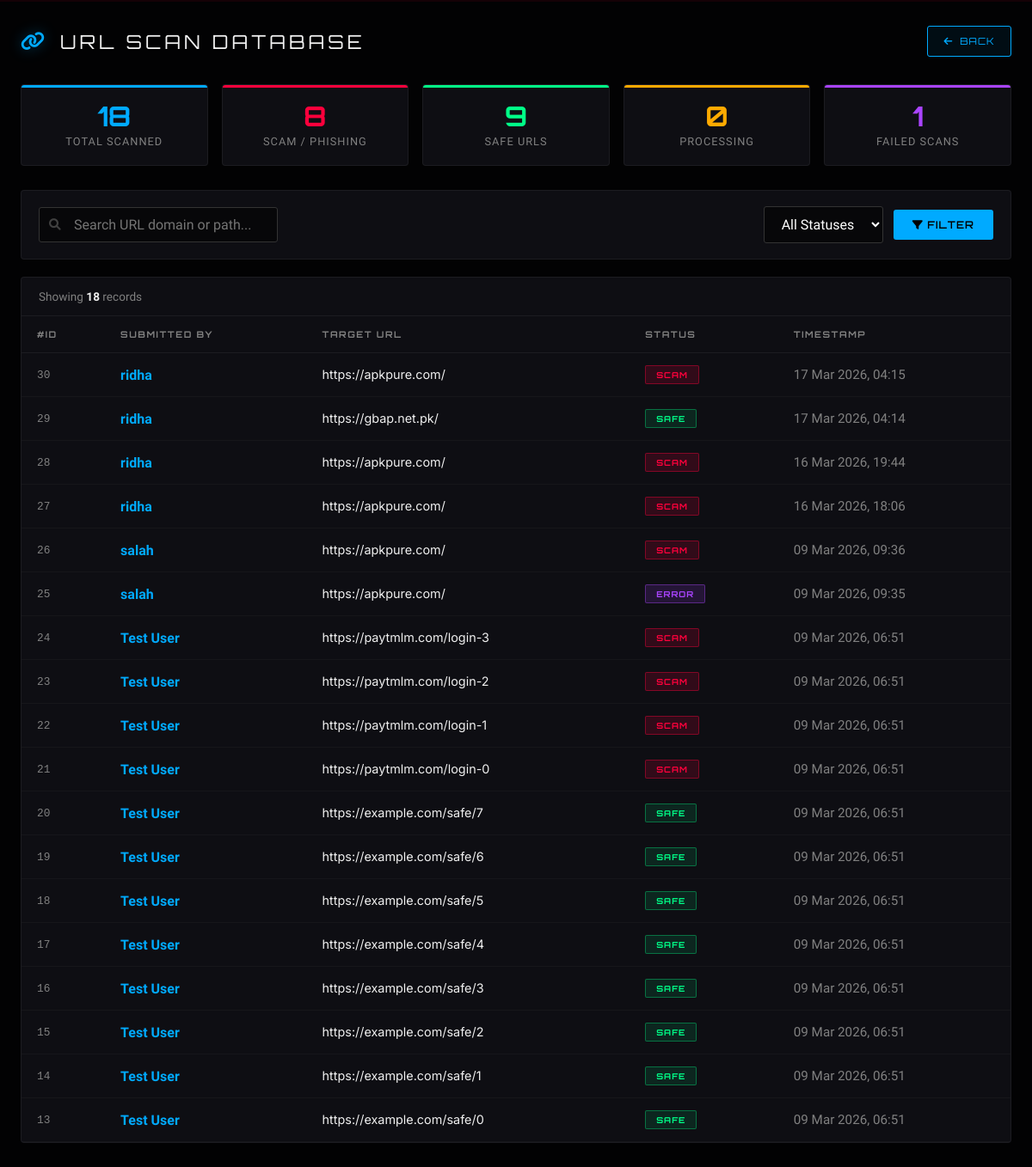
The page /reports/ on the database its author committed.
### virus/models.py (models this page shows, shortened)
class Urls(models.Model):
    user=models.ForeignKey(Register,on_delete=models.SET_NULL,null=True)
    link=models.URLField(null=True,blank=True)
    created_at=models.DateTimeField(auto_now_add=True,null=True)
    status=models.CharField(max_length=20,null=True,blank=True)

class Register(models.Model):
    username=models.CharField(max_length=100,null=True,blank=True)
    age=models.IntegerField(null=True,blank=True)
    email=models.EmailField(max_length=100,unique=True)
    password=models.CharField(max_length=100)
    image=models.FileField(upload_to='images/',null=True,blank=True)

### virus/views.py (the view)
# urls.py: path('reports/',views.reports,name='reports'),
def reports(request):
    qs = models.Urls.objects.all().order_by("-id")
    q = request.GET.get("q", "").strip()
    if q:
        qs = qs.filter(link__icontains=q)
    status_filter = request.GET.get("status", "").strip()
    if status_filter in ("SAFE", "SCAM", "PENDING", "ERROR"):
        qs = qs.filter(status=status_filter)
    all_records = models.Urls.objects.all()
    stats = {
        "total":   all_records.count(),
        "scam":    all_records.filter(status="SCAM").count(),
        "safe":    all_records.filter(status="SAFE").count(),
        "pending": all_records.filter(status="PENDING").count(),
        "error":   all_records.filter(status="ERROR").count(),
    }
    return render(request, 'reports.html', {
        'urls':          qs,
        'stats':         stats,
        'q':             q,
        'status_filter': status_filter,
    })

### virus/templates/reports.html (shortened to what this page needs)
{% load static %}
<!DOCTYPE html>
<html lang="en">
<head>
    <link href="https://cdnjs.cloudflare.com/ajax/libs/font-awesome/6.0.0/css/all.min.css" rel="stylesheet">
</head>
<body>
<div class="page-wrap">
    <div class="page-header">
        <div class="page-title">
            <i class="fas fa-link"></i>
            URL SCAN DATABASE
        </div>
        <a href="/admin_dashboard/" class="back-btn">
            <i class="fas fa-arrow-left"></i> BACK
        </a>
    </div>
    <div class="stats-grid">
        <div class="stat-card total">
            <div class="num">{{ stats.total }}</div>
            <div class="label">Total Scanned</div>
        </div>
        <div class="stat-card fraud">
            <div class="num">{{ stats.scam }}</div>
            <div class="label">Scam / Phishing</div>
        </div>
        <div class="stat-card safe">
            <div class="num">{{ stats.safe }}</div>
            <div class="label">Safe URLs</div>
        </div>
        <div class="stat-card pending">
            <div class="num">{{ stats.pending }}</div>
            <div class="label">Processing</div>
        </div>
        <div class="stat-card error">
            <div class="num">{{ stats.error }}</div>
            <div class="label">Failed Scans</div>
        </div>
    </div>
    <div class="filter-bar">
        <form method="GET" action="">
            <div class="search-wrap">
                <i class="fas fa-search"></i>
                <input
                    type="text"
                    name="q"
                    class="search-input"
                    placeholder="Search URL domain or path..."
                    value="{{ q }}">
            </div>
            <select name="status" class="filter-select">
                <option value="">All Statuses</option>
            </select>
            <button type="submit" class="filter-btn">
                <i class="fas fa-filter"></i> FILTER
            </button>
        </form>
    </div>
    <div class="table-wrap">
        <div class="table-meta">
            {% if urls %}
                <div>Showing <span>{{ urls|length }}</span> record{{ urls|length|pluralize }}</div>
            {% else %}
                <div>No records found</div>
            {% endif %}
        </div>
        {% if urls %}
        <table>
            <thead>
                <tr>
                    <th>#ID</th>
                    <th>SUBMITTED BY</th>
                    <th>TARGET URL</th>
                    <th>STATUS</th>
                    <th>TIMESTAMP</th>
                </tr>
            </thead>
            <tbody>
                {% for item in urls %}
                <tr>
                    <td style="color:var(--text-dim); font-size:0.8rem; font-family:monospace;">{{ item.id }}</td>
                    <td><span class="user-cell">{{ item.user.username }}</span></td>
                    <td>
                        <a href="{{ item.link }}" class="url-cell" target="_blank" rel="noopener noreferrer">
                            {{ item.link|truncatechars:65 }}
                        </a>
                    </td>
                    <td>
                        {% if item.status == "SCAM" %}
                            <span class="badge badge-scam">SCAM</span>
                        {% elif item.status == "SAFE" %}
                            <span class="badge badge-safe">SAFE</span>
                        {% elif item.status == "PENDING" %}
                            <span class="badge badge-pending">PENDING</span>
                        {% elif item.status == "ERROR" %}
                            <span class="badge badge-error">ERROR</span>
                        {% else %}
                            <span class="badge badge-pending">{{ item.status }}</span>
                        {% endif %}
                    </td>
                    <td class="date-cell">{{ item.created_at|date:"d M Y, H:i" }}</td>
                </tr>
                {% endfor %}
            </tbody>
        </table>
        {% else %}
        <div class="empty-state">
            <i class="fas fa-inbox"></i>
            <p>No URL records found{% if q or status_filter %} matching your filters{% endif %}.</p>
        </div>
        {% endif %}
    </div>
</div>
</body>
</html>

### rows shown on the page
Urls: id "30", user.username "ridha", link "https://apkpure.com/", status "SCAM", created_at "17 Mar 2026, 04:15"
Urls: id "29", user.username "ridha", link "https://gbap.net.pk/", status "SAFE", created_at "17 Mar 2026, 04:14"
Urls: id "28", user.username "ridha", link "https://apkpure.com/", status "SCAM", created_at "16 Mar 2026, 19:44"
Urls: id "27", user.username "ridha", link "https://apkpure.com/", status "SCAM", created_at "16 Mar 2026, 18:06"
Urls: id "26", user.username "salah", link "https://apkpure.com/", status "SCAM", created_at "09 Mar 2026, 09:36"
Urls: id "25", user.username "salah", link "https://apkpure.com/", status "ERROR", created_at "09 Mar 2026, 09:35"
Urls: id "24", user.username "Test User", link "https://paytmlm.com/login-3", status "SCAM", created_at "09 Mar 2026, 06:51"
Urls: id "23", user.username "Test User", link "https://paytmlm.com/login-2", status "SCAM", created_at "09 Mar 2026, 06:51"
Urls: id "22", user.username "Test User", link "https://paytmlm.com/login-1", status "SCAM", created_at "09 Mar 2026, 06:51"
Urls: id "21", user.username "Test User", link "https://paytmlm.com/login-0", status "SCAM", created_at "09 Mar 2026, 06:51"
Urls: id "20", user.username "Test User", link "https://example.com/safe/7", status "SAFE", created_at "09 Mar 2026, 06:51"
Urls: id "19", user.username "Test User", link "https://example.com/safe/6", status "SAFE", created_at "09 Mar 2026, 06:51"
Urls: id "18", user.username "Test User", link "https://example.com/safe/5", status "SAFE", created_at "09 Mar 2026, 06:51"
Urls: id "17", user.username "Test User", link "https://example.com/safe/4", status "SAFE", created_at "09 Mar 2026, 06:51"
Urls: id "16", user.username "Test User", link "https://example.com/safe/3", status "SAFE", created_at "09 Mar 2026, 06:51"
Urls: id "15", user.username "Test User", link "https://example.com/safe/2", status "SAFE", created_at "09 Mar 2026, 06:51"
Urls: id "14", user.username "Test User", link "https://example.com/safe/1", status "SAFE", created_at "09 Mar 2026, 06:51"
Urls: id "13", user.username "Test User", link "https://example.com/safe/0", status "SAFE", created_at "09 Mar 2026, 06:51"

### other values the page prints
{{ stats.total }} "18"
{{ stats.scam }} "8"
{{ stats.safe }} "9"
{{ stats.pending }} "0"
{{ stats.error }} "1"
{{ urls|length }} "18"
